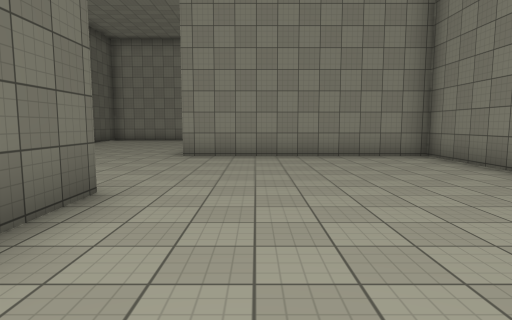
view 1 (above)

18 first-person views from a walk through a 3-D level made in the Unity game engine. The camera is 1.5 m above the floor, tilts 6° down and sees 75° across. The floor is counted in squares, 2 m on a side. Each view is taken from the middle of a square. On the plan, view 1 faces up. The plan holds only what a view shows up to about 11 squares ahead; the rest is blank. The place goes on beyond the plan. Surface patterns are stand-ins for the level's own textures.

view 2
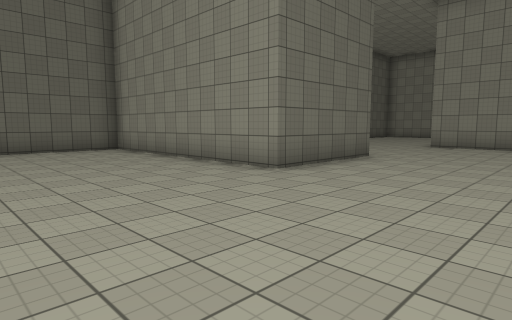

view 3
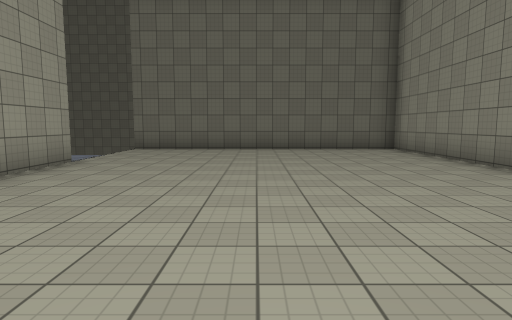

view 4
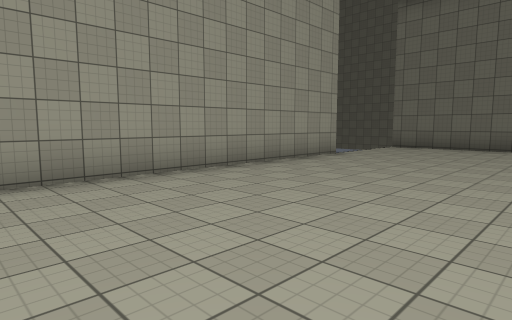

view 5
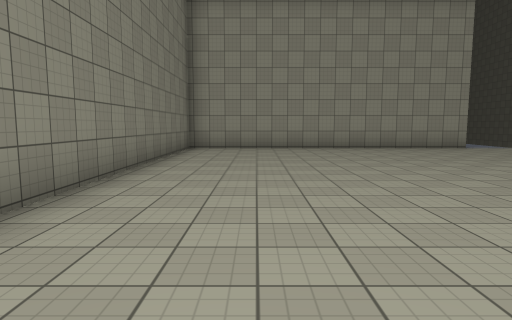

view 6
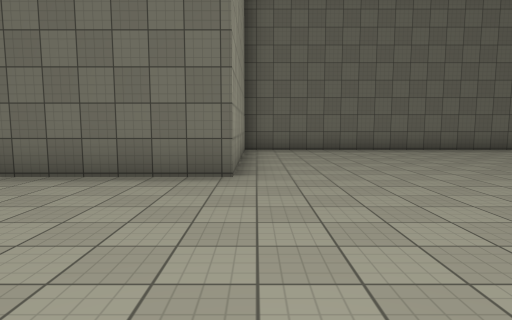

view 7
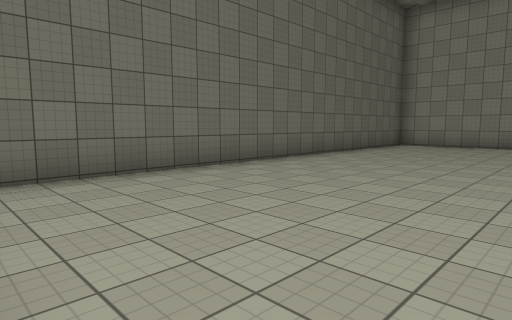

view 8
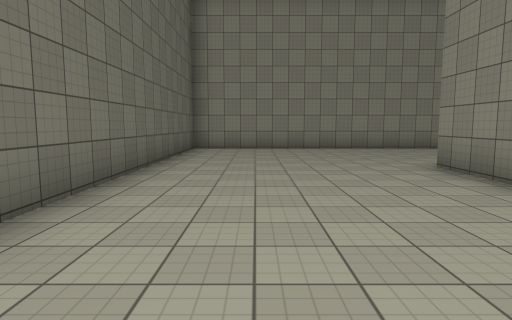

view 9
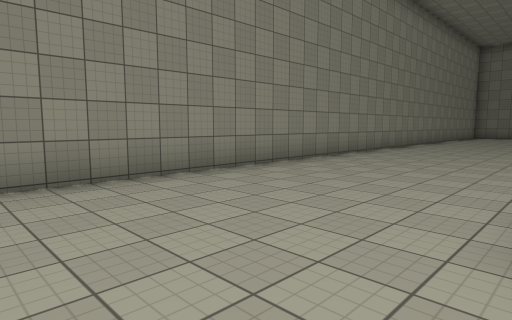

view 10
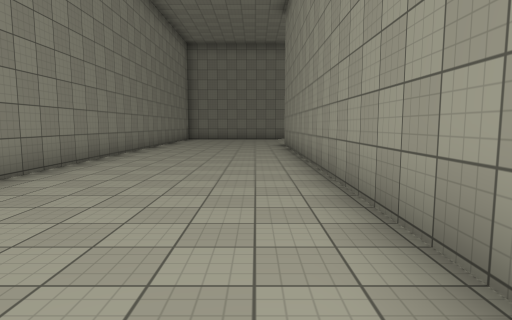

view 11
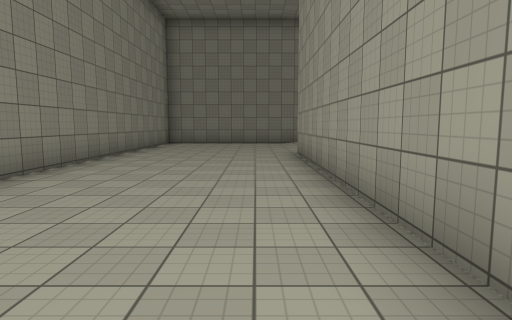

view 12
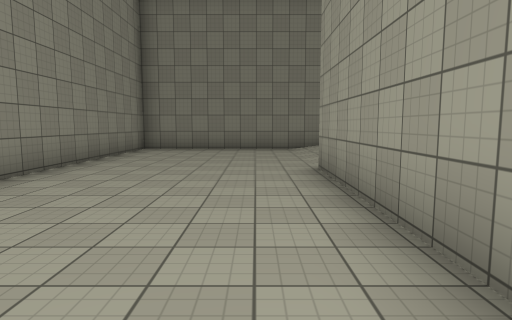

view 13
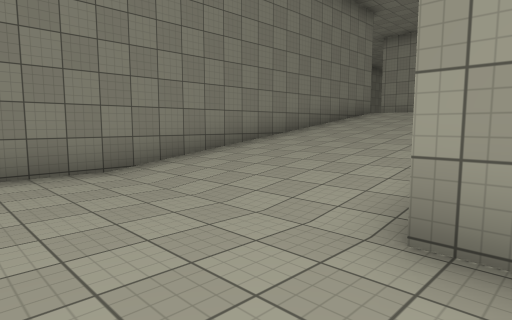

view 14
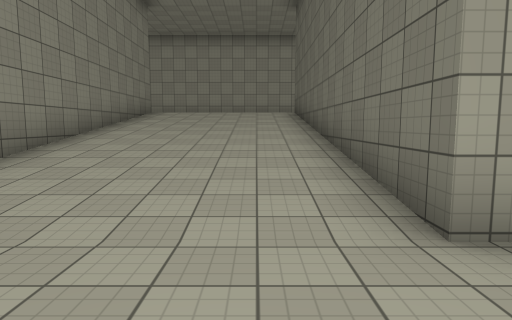

view 15
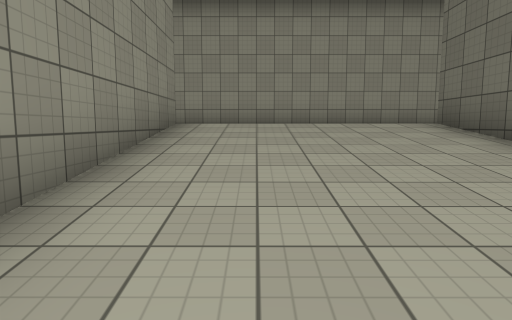

view 16
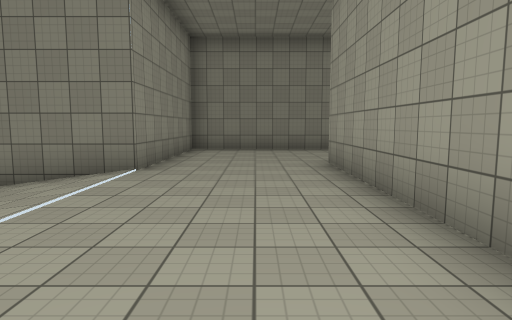

view 17
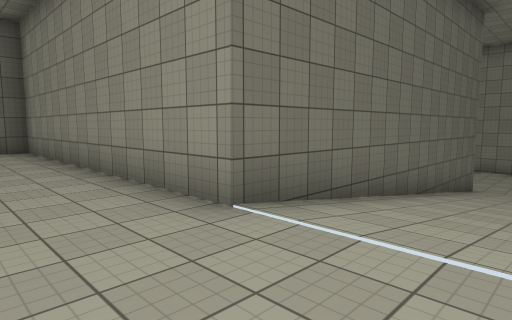

view 18
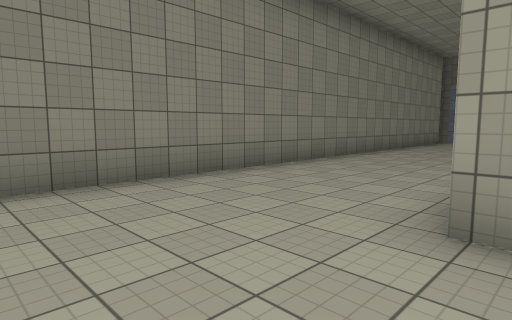

### Floor plan
Key: @ floor where view 1 was taken; # wall or solid block; . main floor; : floor 2.25 m higher than the main floor; / step, stairs or slope.
Columns run from 9 left of view 1 to 23 right of it. Each row starts with its distance up from view 1.
 17   ##########################
 16   #........................#
 15   #........................#
 14   #........................#
 13   #........................#
 12   #.....##############.....#
 11   #.....#            #/////#
 10   #.....#            #/////#
  9   #.....#            #/////#
  8   #.....######       #/////#
  7   #..........#       #/////#
  6   #..........#       #/////#
  5   #..........#       #/////#
  4   #..........#       #/////#
  3   ######.....#########:::::######
  2        #.....#::::::::::::::::::#
  1 ########.....#      ::::::::::::#
  0 #........@...#        ::::::::::#
 -1 #............#      ########::::#
 -2 #............#              ::::#
 -3 #............#              ::::#
 -4 #............#              ::::#
 -5 #............#               :::#
 -6 #............#               :::#
 -7 #............#               :::#
 -8  //..#########                ::#
 -9                               ::#

Positions as (right, up) in squares from view 1, and headings:
1: (0, 0), facing up
2: (2, -4), facing up-left
3: (2, -4), facing left
4: (3, -3), facing down-left
5: (2, 3), facing down
6: (3, 4), facing left
7: (-2, 4), facing up-left
8: (-5, 6), facing up
9: (-4, 12), facing up-right
10: (0, 13), facing right
11: (4, 13), facing right
12: (7, 13), facing right
13: (12, 14), facing down-right
14: (14, 14), facing down
15: (16, 9), facing down
16: (12, 1), facing right
17: (15, 1), facing up-left
18: (18, 2), facing down-right
